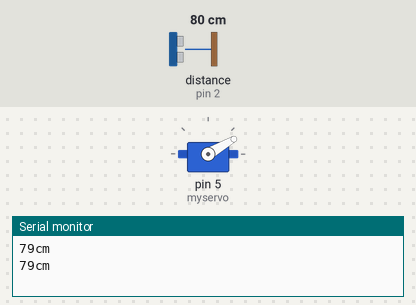
A sketch run on a simulated Arduino Uno, built with avr-gcc and run on an emulated ATmega328P. Parts: servo, the last lines printed to the serial monitor. Wiring (inferred from the names in the program): ultrasonic range finder: trigger pin 3; echo pin 2. The test bench sets the inputs (shaded band); at power-on: distance to the obstacle (sensor on pin 2) 80 cm. The echo pulse lasts 58.3 µs per cm.

Above: at 2.1 s.
2.2 s: distance to the obstacle (sensor on pin 2) set to 18 cm
4.1 s: distance to the obstacle (sensor on pin 2) set to 14 cm
At 6.7 s:
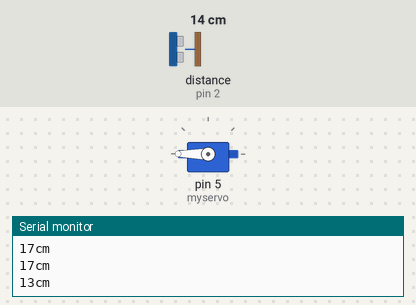
7.0 s: distance to the obstacle (sensor on pin 2) set to 35 cm
At 10.1 s:
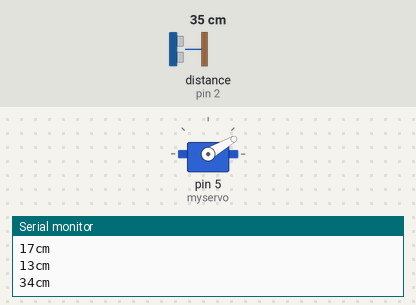
11.3 s: distance to the obstacle (sensor on pin 2) set to 2 cm
At 13.4 s:
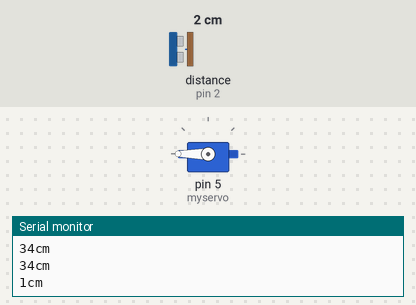
Timing chart, 0 to 14.9 s (numbered marks = the images above; inputs shaded):
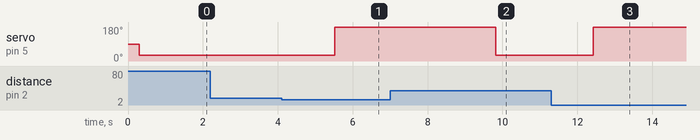

The sketch:

final_project.ino
```cpp
#include <Servo.h>

#define trigPin 3
#define echoPin 2
Servo myservo;

void setup() {
  Serial.begin(9600);

  pinMode(trigPin, OUTPUT);
  pinMode(echoPin, INPUT);
  myservo.attach(5);
}

void loop() {
  long duration, distance;
  digitalWrite(trigPin, HIGH);
  delayMicroseconds(10);
  digitalWrite(trigPin,LOW);

  duration = pulseIn(echoPin, HIGH); //에코핀이 high가 될 때까지 시간 측정
  if(duration == 0){
    distance = 0;
  }else{
    distance = duration / 58.2;
  }

  Serial.print(distance);
  Serial.println("cm"); //손소독제 아래에 손을 댔을 때 초음파 센서가 확인하는 거리가 어느 정도 되는지 확인하기 위해 시리얼 모니터로 확인
  delay(300);

  if(distance < 15){
    myservo.write(320);
    delay(4000);
  }else{
    myservo.write(30);
    delay(1000);
  }

}
```

Measured:
- the behaviour switches between 16 and 15 cm on distance to the obstacle (sensor on pin 2) (found by bisection; images 0 and 1)
- after the input at 4.1 s, servo on pin 5 (myservo): 30° → 180° after 1.4 s
- after the input at 7.0 s, servo on pin 5 (myservo): 180° → 30° after 2.8 s
- after the input at 11.3 s, servo on pin 5 (myservo): 30° → 180° after 1.1 s
